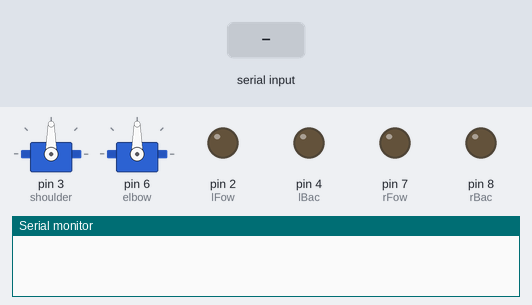
A sketch run on a simulated Arduino Uno, built with avr-gcc and run on an emulated ATmega328P. Parts: 2 × servo, output pins drawn as LEDs (lit = HIGH), the last lines printed to the serial monitor. The test bench sets the inputs (shaded band).

Above: at 1.2 s.
1.3 s: "w" received over Serial
At 2.1 s:
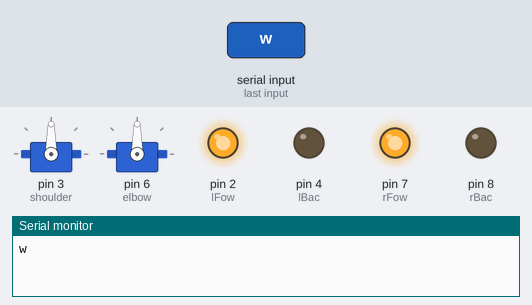
2.8 s: "s" received over Serial
At 3.2 s:
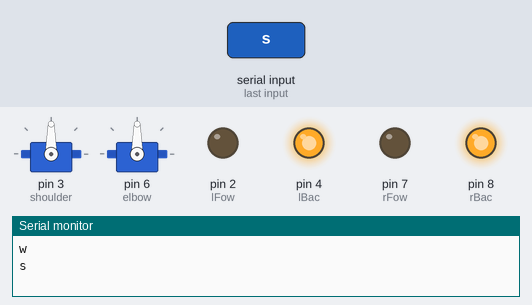
4.3 s: "l" received over Serial
At 5.5 s:
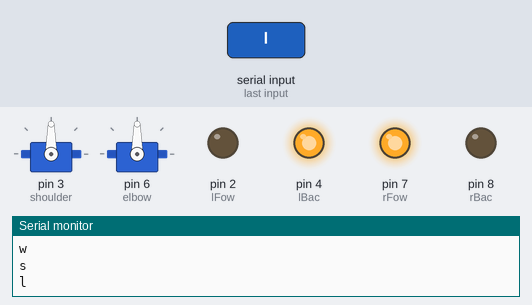
5.8 s: "r" received over Serial
At 6.7 s:
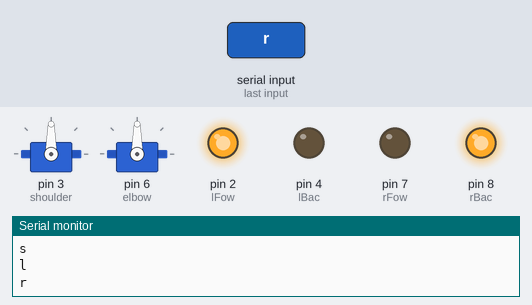
Timing chart, 0 to 8.3 s (numbered marks = the images above; inputs shaded):
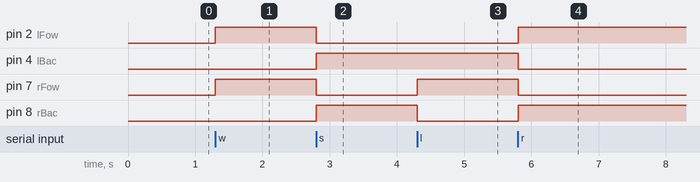

The sketch:

teleop.ino
```cpp
#include <Servo.h>
#include <SoftwareSerial.h>

// All motor pins are digital port
#define lBac 4
#define lFow 2
#define rBac 8
#define rFow 7

// All servo pins are PWM port
Servo shoulder;  // SG5010
Servo elbow;     // SG5010
// Servo wrist;     // SG90
// Servo gripper;   // SG90
// Servo rotate;    // MG996R

int shoulderPIN = 3;

// SoftwareSerial BT(0, 1);
// Connect RX in 0
// Connect TX in 1

void setup() {
  Serial.begin(9600);
  // BT.begin(9600);
  pinMode(lBac, OUTPUT);
  pinMode(lFow, OUTPUT);
  pinMode(rBac, OUTPUT);
  pinMode(rFow, OUTPUT);
  shoulder.attach(3);
  elbow.attach(6);
}

void loop() {

  while (Serial.available()) {
    char comm = Serial.read();
    Serial.println(comm);

    switch (comm) {
      case 'w':
        foward();
        break;
      case 's':
        backward();
        break;
      case 'l':
        left();
        break;
      case 'r':
        right();
        break;
      default:
        stop();
        break;
    }

    // if (comm == 1) {
    //   int pos = 180;
    //   int angle = map(pos, 0, 180, 0, 255);
    //   shoulder.write(angle);
    // } else if (comm = 2) {
    //   int pos = 0;
    //   int angle = map(pos, 0, 1023, 0, 255);
    //   shoulder.write(angle);
    // } else {
    //   int pos = 0;
    //   int angle = map(pos, 0, 1023, 0, 255);
    //   shoulder.write(angle);
    // }
  }

  // int pos = 180;
  // int angle = map(pos, 0, 180, 0, 160);
  // elbow.write(angle);

  // elbow.write(90);
  // delay(2000);
  // elbow.write(180);
  // delay(2000);
}

double calculateDistance(double degree) {
  double desiredTime = degree * 150 / 150;
  return desiredTime;
}

void foward() {
  digitalWrite(lBac, LOW);
  digitalWrite(lFow, HIGH);
  digitalWrite(rBac, LOW);
  digitalWrite(rFow, HIGH);
}

void backward() {
  digitalWrite(lBac, HIGH);
  digitalWrite(lFow, LOW);
  digitalWrite(rBac, HIGH);
  digitalWrite(rFow, LOW);
}

void right() {
  digitalWrite(lBac, LOW);
  digitalWrite(lFow, HIGH);
  digitalWrite(rBac, HIGH);
  digitalWrite(rFow, LOW);
}

void left() {
  digitalWrite(lBac, HIGH);
  digitalWrite(lFow, LOW);
  digitalWrite(rBac, LOW);
  digitalWrite(rFow, HIGH);
}

void stop() {
  digitalWrite(lBac, LOW);
  digitalWrite(lFow, LOW);
  digitalWrite(rBac, LOW);
  digitalWrite(rFow, LOW);
}
```

Measured:
- after the input at 1.3 s, pin 2 (lFow), pin 7 (rFow): LOW → HIGH at once
- after the input at 2.8 s, pin 2 (lFow), pin 7 (rFow): HIGH → LOW at once; pin 4 (lBac), pin 8 (rBac): LOW → HIGH at once
- after the input at 4.3 s, pin 7 (rFow): LOW → HIGH at once; pin 8 (rBac): HIGH → LOW at once
- after the input at 5.8 s, pin 2 (lFow), pin 8 (rBac): LOW → HIGH at once; pin 4 (lBac), pin 7 (rFow): HIGH → LOW at once
